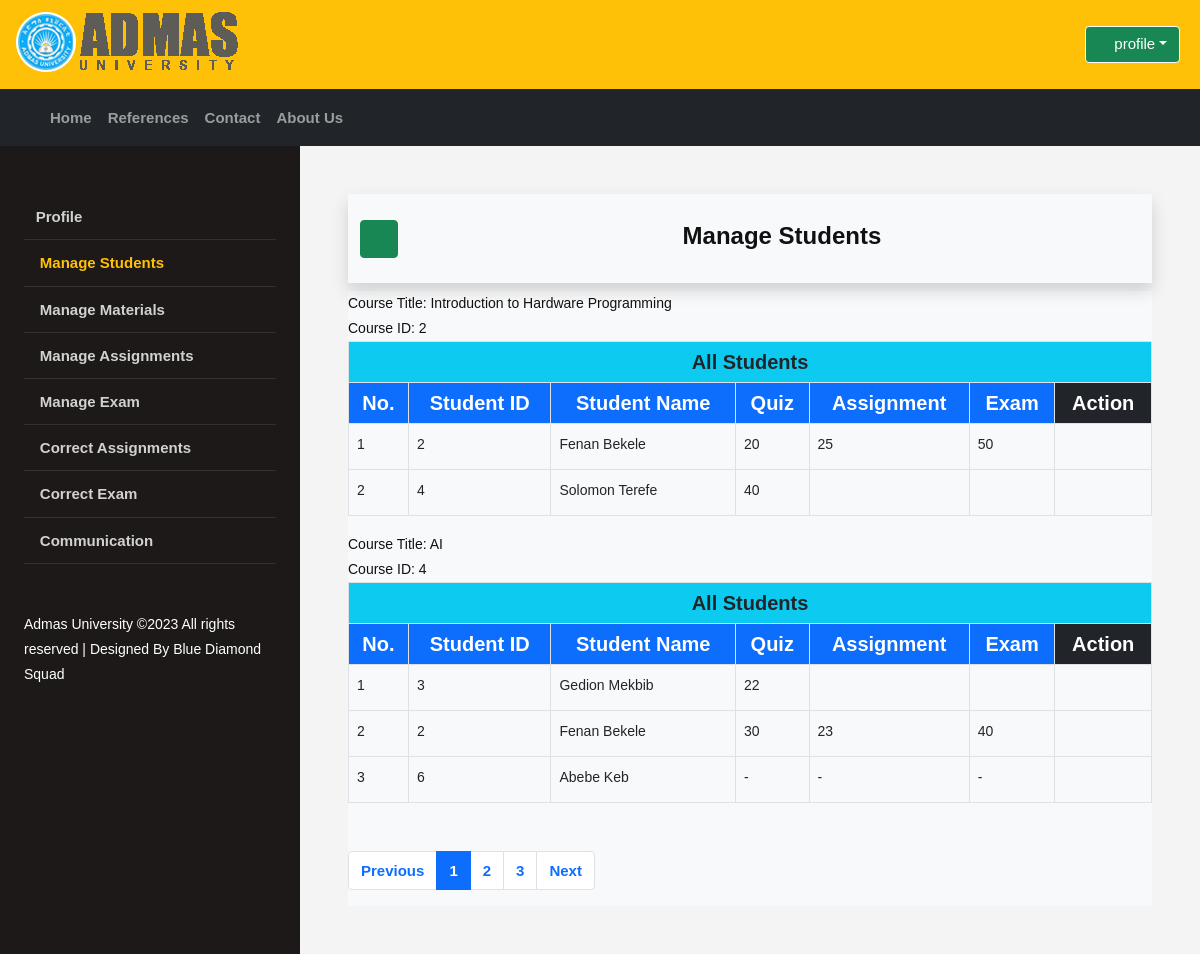
The app's page /_teachers/t_manage_student.php?id=5 (signed in) with its own data.
### tables this page shows
CREATE TABLE `class` (
  `class_id` int(255) NOT NULL,
  `class_title` varchar(255) NOT NULL,
  `class_desc` varchar(255) NOT NULL,
  `teacher_id` int(255) NOT NULL,
  `material` varchar(255) NOT NULL,
  `assignment` varchar(255) NOT NULL,
  `exam` varchar(255) NOT NULL
);

CREATE TABLE `student` (
  `student_id` int(255) NOT NULL,
  `student_full_name` varchar(255) NOT NULL,
  `student_phone_no` varchar(255) NOT NULL,
  `student_gender` varchar(255) NOT NULL,
  `student_email` varchar(255) NOT NULL,
  `student_password` varchar(255) NOT NULL,
  `student_photo` varchar(255) NOT NULL
);

CREATE TABLE `assign` (
  `assign_id` int(255) NOT NULL,
  `class_id` int(255) NOT NULL,
  `student_id` int(255) NOT NULL,
  `submitted_assignment` varchar(255) NOT NULL,
  `submitted_exam` varchar(255) NOT NULL,
  `quiz` varchar(255) NOT NULL,
  `assignment` varchar(255) NOT NULL,
  `exam` varchar(255) NOT NULL,
  `total` varchar(255) NOT NULL
);

### _teachers/t_manage_student.php (the view, shortened to what this page needs)
<?php
include "../my_funcs.php";
$temp_teacher_id = '';
if(isset($_REQUEST['id'])){
    $temp_teacher_id = intval($_REQUEST['id']);
}
?>
<!DOCTYPE html>
<html lang="en-us" dir="ltr">
    <head>
        <link rel="stylesheet" type="text/css" href="../icon/svg-with-js/css/fa-svg-with-js.css">
        <link rel="stylesheet" type="text/css" href="../css/bootstrap.min.css">
        <link rel="stylesheet" type="text/css" href="../css/style.css">
  </head>
  <body>
    <header id="top-header" class="bg-warning">
        <div class="top-tol">
            <ul>
                <div id="logo">
                    <a><img src="../images/LogooB2.png" alt="admas university e-learning managment system logo" title="AU e-learning management"></a>
                </div>
                <div class="dropdown myac">
                    <a id="a1" class="btn btn-success dropdown-toggle" href="#" role="button" id="dpMLink" data-bs-toggle="dropdown" aria-expanded="false"><i class="fas fa-user-circle"></i>&nbsp;<label>profile</label></a>
                </div>
            </ul>
        </div>
    </header>
    <nav class="navbar navbar-expand-md bg-dark navbar-dark" style="margin-bottom: 0px;">
        <div class="container">
            <div class="collapse navbar-collapse" id="navbarContent">
                <ul class="navbar-nav me-auto mb-2 mb-lg-0">
                    <li class="nav-item"><a href="../index.php" class="nav-link">Home</a></li>
                    <li class="nav-item"><a href="../reference.php" class="nav-link">References</a></li>
                    <li class="nav-item"><a href="../contact.php" class="nav-link">Contact</a></li>
                    <li class="nav-item"><a href="../about.php" class="nav-link">About Us</a></li>
                </ul>
            </div>
        </div>
    </nav>
    <div class="wrapper d-flex align-items-stretch">
		<nav id="sidebar">
			<div class="p-4 pt-5">
    	        <ul class="list-unstyled components mb-5">
                    <li><a href="t_profile.php" ><i class="fas fa-street-view"></i>Profile</a></li>
                   <li><a href="t_manage_student.php?id=<?php echo $temp_teacher_id  ?>" class="text-warning" ><i class="fas fa-file-import"></i> Manage Students</a></li>
                   <li><a href="t_manage_material.php?id=<?php echo $temp_teacher_id ?>"><i class="fas fa-shopping-basket"></i> Manage Materials</a></li>
                   <li><a href="t_manage_assignment.php?id=<?php echo $temp_teacher_id ?>"><i class="fas fa-book-open"></i> Manage Assignments</a></li>
                   <li><a href="t_manage_exam.php?id=<?php echo $temp_teacher_id ?>"><i class="fas fa-file-signature"></i> Manage Exam</a></li>
                   <li><a href="t_collect_assignment.php?id=<?php echo $temp_teacher_id ?>"><i class="fas fa-file-signature"></i> Correct Assignments</a></li>
                   <li><a href="t_correct_exam.php?id=<?php echo $temp_teacher_id ?>"><i class="fas fa-file-signature"></i> Correct Exam</a></li>
                   <li><a href="#"><i class="fas fa-comments"></i> Communication</a></li>
    	        </ul>
        	    <div class="footer">
        			Admas University &copy;<script>document.write(new Date().getFullYear());</script> All rights reserved | Designed By Blue Diamond Squad
        	    </div>
	        </div>
    	</nav>
    	<div id="content" class="p-4 p-md-5">
        	<nav class="navbar navbar-expand-lg navbar-light bg-light shadow">
            	<div class="container">
                    <button type="button" id="sidebarCollapse" class="btn btn-success">
                      <i class="fas fa-bars"></i>
                    </button>
                    <div class="container">
                    	<div class="row align-items-center justify-content-center">
                        	<div class="col-md-6 text-center">
                                <div class="card bg-light col-md mt-1" style="border-style: none;">
                                    <div class="card-body">
                                        <h4 class="card-title"><i class="fas fa-street-view"></i> <strong>Manage Students</strong></h4>
                                    </div>
                                </div>
                            </div>
                        </div>
                    </div>
                </div>
            </nav>
                <section class="mt-2 bg-light">
                    <div class="">
                        <div class="row">
                            <div class="col-md">
                            <?php
                                if(isset($_REQUEST['id'])){
                                    $teacher_id = intval($_REQUEST['id']);
                                    $q_class = "SELECT * FROM class WHERE teacher_id = '$teacher_id'";
                                    $q_class_result = mysqli_query($con,$q_class);
                                    while ($r = mysqli_fetch_assoc($q_class_result )){
                                        $class_id = $r['class_id'];
                                        $class_title = $r['class_title'];
                                        $number = 0;
                                        echo "Course Title: $class_title <br>";
                                        echo " Course ID: $class_id  "
                                        ?>
                                        <table class="table table-bordered table-striped table-hover">
                                            <thead>
                                                <tr class="h5">
                                                    <th colspan="9" class="bg-info"><center>All Students</center></th>
                                                </tr>
                                            </thead>
                                            <thead>
                                                <tr class="h5 bg-primary text-white">
                                                    <th class="text-center" scope="col">No.</th>
                                                    <th class="text-center" scope="col">Student ID</th>
                                                    <th class="text-center" scope="col">Student Name</th>
                                                    <th class="text-center" scope="col">Quiz</th>
                                                    <th class="text-center" scope="col">Assignment</th>
                                                    <th class="text-center" scope="col">Exam</th>
                                                    <th class="text-center bg-dark" scope="col">Action</th>
                                                </tr>
                                            </thead>
                                            <tbody>
                                        <?php
                                        $q_assign = "SELECT * FROM assign WHERE class_id = '$class_id'";
                                        $q_assign_result = mysqli_query($con,$q_assign);
                                        while ($student_assign = mysqli_fetch_assoc($q_assign_result)){
                                            $assign_id =  $student_assign['assign_id'];
                                            $student_id = $student_assign['student_id'];
                                            if( $student_assign['quiz'] != ""){
                                                $quiz = $student_assign['quiz'];
                                            }else{
                                                $quiz = " - ";
                                            }
                                            if( $student_assign['assignment'] != ""){
                                                $assignment = $student_assign['assignment'];
                                            }else{
                                                $assignment = " - ";
                                            }
                                            if( $student_assign['exam'] != ""){
                                                $exam = $student_assign['exam'];
                                            }else{
                                                $exam = " - ";
                                            }
                                            $number++;
                                            $q_student = "SELECT student_full_name FROM student WHERE student_id = '$student_id'";
                                            $q_student_result = mysqli_query($con,$q_student);
                                            if (mysqli_num_rows($q_student_result) > 0) {
                                                while($student = mysqli_fetch_assoc($q_student_result)) {
                                                    $student_full_name = $student['student_full_name'];
                                                    ?>
                                                    <tr>
                                                    <?php
                                                        printf("<tr> <td>%d</td> <td>%s</td> <td>%s</td> <td>%s</td> <td>%s</td> <td>%s</td>",
                                                        $number,
                                                        htmlspecialchars($student_id),
                                                        htmlspecialchars($student_full_name),
                                                        htmlspecialchars($quiz),
                                                        htmlspecialchars($assignment),
                                                        htmlspecialchars($exam)
                                                        );
                                                ?>
                                                    <td class="text-center h4">
                                                        <a href="t_correct_result.php?id=<?php echo $assign_id ?>"><i class="fas fa-pencil-alt px-3"></i></a>
                                                    </td>
                                                </tr>
                                                <?php
                                                }
                                            } else {
                                                echo "0 results";
                                            }
                                        }
                                        ?>
                                        </tbody>
                                        </table>
                                        <?php
                                    }
                                }
                            ?>
                                <div class="mt-5 pagination">
                                    <nav aria-label="Page navigation example">
                                        <ul class="pagination justify-content-end">
                                            <li class="page-item"><a class="page-link text-primary" href="#">Previous</a></li>
                                            <li class="page-item active"><a class="page-link text-white" href="#">1</a></li>
                                            <li class="page-item"><a class="page-link text-primary" href="#">2</a></li>
                                            <li class="page-item"><a class="page-link text-primary" href="#">3</a></li>
                                            <li class="page-item"><a class="page-link text-primary" href="#">Next</a></li>
                                        </ul>
                                    </nav>
                                </div>
                             </div>
                        </div>
                    </div>
                </section>
    </div>
                             </div>
  </body>
</html>

### css/style.css (style rules this page uses)
* { margin: 0px; padding: 0px; }
body { display: flex; flex-direction: column; font-family: "Verdana", "Arial", "Helvetica",serif, sans-serif; font-size: 14px; line-height: 1.8em; color: #111; background-color: #f4f4f4; }
a:any-link { text-decoration: none; color: blueviolet; }
#top-header { line-height: 70px; background-color: #0aa8f2; }
#top-header #logo img { margin-top: 10px; margin-right: 10px; margin-left: -20px; }
#top-header ul { list-style: none; }
#top-header .myac { float: right; margin-top: -65px; margin-right: 20px; }
#top-header .myac #a1 { text-decoration: none; color: white; border: 1px solid white; font-size: 15px;" }
nav ul li a { font-size: 15px; font-weight: bold; }
#sidebar { min-width: 300px; max-width: 300px; background: #1d1919; color: #fff; -webkit-transition: all 0.3s; -o-transition: all 0.3s; transition: all 0.3s; }
#sidebar ul.components { padding: 0; }
#sidebar ul li { font-size: 16px; }
#sidebar ul li a { padding: 10px 0; display: block; color: rgba(255, 255, 255, 0.8); border-bottom: 1px solid rgba(255, 255, 255, 0.1); }
img { vertical-align: middle; border-style: none; }
img { page-break-inside: avoid; }
#content { width: 100%; padding: 0; min-height: 100vh; -webkit-transition: all 0.3s; -o-transition: all 0.3s; transition: all 0.3s; }

### records on screen
class: class_title "Introduction to Hardware Programming", class_id "2"
assign: student "2", quiz "20", assignment "25", exam "50"
student: student_full_name "Fenan Bekele"
assign: student "4", quiz "40"
student: student_full_name "Solomon Terefe"
class: class_title "AI", class_id "4"
assign: student "3", quiz "22"
student: student_full_name "Gedion Mekbib"
assign: student "2", quiz "30", assignment "23", exam "40"
assign: student "6", quiz "-", assignment "-", exam "-"
student: student_full_name "Abebe Keb"
